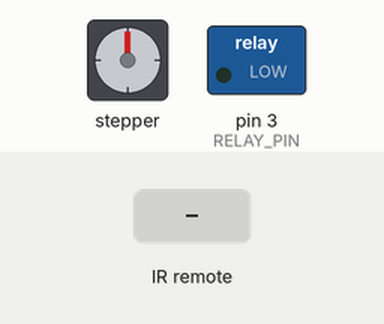
A sketch run on a simulated Arduino Uno, built with avr-gcc and run on an emulated ATmega328P. Shown: stepper motor, switched loads named in the sketch (green lamp = pin HIGH). The inputs (shaded band) are chosen by the test bench. Stepper angles assume 2048 steps per turn.

Above: at 1.2 s.
1.3 s: infrared code 0xFF9867 received
At 1.75 s:
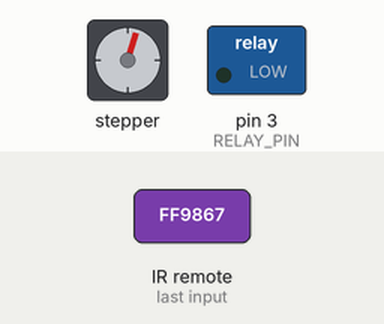
7.3 s: infrared code 0xFF6897 received
At 8.5 s:
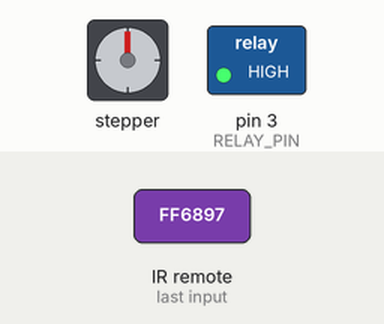
8.8 s: infrared code 0xFFB04F received
At 9.25 s:
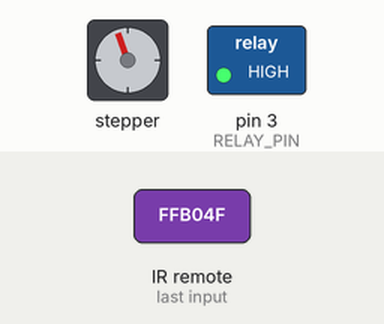
Timing chart, 0 to 16.3 s (numbered marks = the images above; inputs shaded):
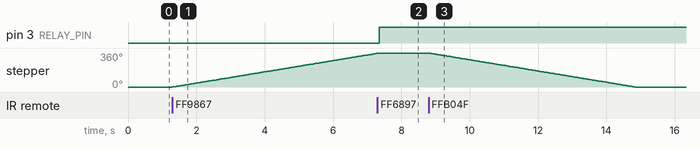

The sketch:

Project_30_infrared_remote_control_Smart_Home.ino
```cpp
/*
Keye New RFID Starter Kit
Project 30
infrared remote control Smart Home
Edit By Keyes
*/
#include <IRremote.h>
#include <Stepper.h>
#define IR_RECEIVE_PIN 2
#define RELAY_PIN 3
#define STEPS_PER_REV 2048
IRrecv irrecv(IR_RECEIVE_PIN);
decode_results results;
Stepper stepper(STEPS_PER_REV, 8, 10, 9, 11);
void setup() {
  irrecv.enableIRIn(); // initialize ir receiver
  pinMode(RELAY_PIN, OUTPUT); // set relay pin to output
  stepper.setSpeed(10); // set the stepper motor speed
}

void loop() {
  if (irrecv.decode(&results)) {
    switch (results.value) {
      case 0xFF6897: // light button
        digitalWrite(RELAY_PIN, !digitalRead(RELAY_PIN)); // change the relay state
        break;
      case 0xFF9867: // open curtain button
        stepper.step(STEPS_PER_REV); // stepper motor rotates to open the curtain
        break;
      case 0xFFB04F: // close curtain button
        stepper.step(-STEPS_PER_REV); // stepper motor reverses to close the curtain
        break;
    }
    irrecv.resume(); // receive next ir receiver
  }
}
```

Measured:
- after the input at 1.3 s, stepper: keeps turning clockwise at about 60°/s, starting at once
- after the input at 7.3 s, pin 3 (RELAY_PIN): LOW → HIGH after 0.05 s
- after the input at 8.8 s, stepper: turns 360° counter-clockwise in 6.0 s, starting at once
